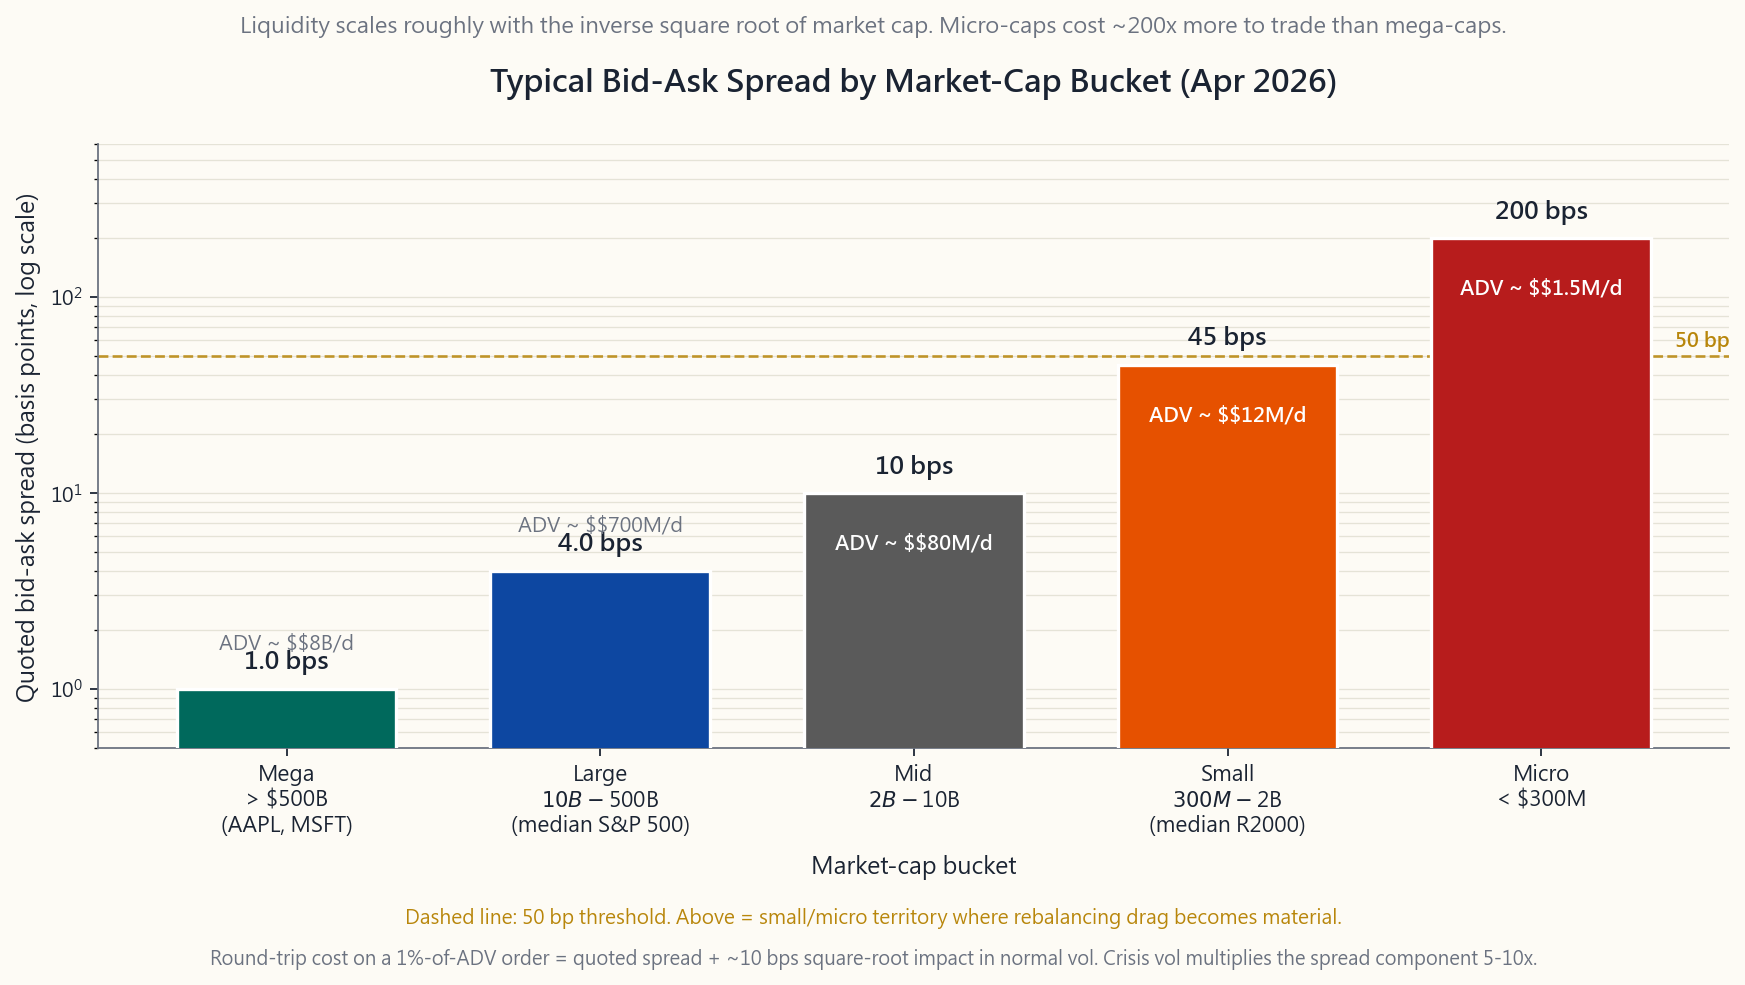

This figure's Python source:
"""Side 26, Sec 2.3 -- Typical bid-ask spreads by market-cap bucket.

Bar chart of representative bid-ask spreads (basis points) across the
five canonical US-listed market-cap buckets, with ADV annotations and
cap-range labels. The 100x gap between mega-caps and micro-caps is the
chart's punchline.

Run:
    uv run python course/image/side26_liquidity_by_size.py
"""

from __future__ import annotations

import sys
from pathlib import Path

import matplotlib.pyplot as plt
import numpy as np

sys.path.insert(0, str(Path(__file__).resolve().parents[2]))
from scripts.chart_helpers import (  # noqa: E402
    PALETTE_LIGHT, apply_cjk_font, render_for_all_locales, style_axes,
)

apply_cjk_font()
OUT_DIR = Path(__file__).parent
BASE = "side26_liquidity_by_size"

# bucket: (typical spread bps, typical ADV $M, midpoint cap $B label idx)
BUCKETS = [
    ("mega",  1.0,    8000.0),
    ("large", 4.0,    700.0),
    ("mid",   10.0,   80.0),
    ("small", 45.0,   12.0),
    ("micro", 200.0,  1.5),
]


LANG_STRINGS = {
    "en": {
        "title": "Typical Bid-Ask Spread by Market-Cap Bucket (Apr 2026)",
        "subtitle": "Liquidity scales roughly with the inverse square root of market cap. Micro-caps cost ~200x more to trade than mega-caps.",
        "ylabel": "Quoted bid-ask spread (basis points, log scale)",
        "xlabel": "Market-cap bucket",
        "buckets": {
            "mega":  "Mega\n> $500B\n(AAPL, MSFT)",
            "large": "Large\n$10B-$500B\n(median S&P 500)",
            "mid":   "Mid\n$2B-$10B",
            "small": "Small\n$300M-$2B\n(median R2000)",
            "micro": "Micro\n< $300M",
        },
        "spread_lbl": "{:.0f} bps",
        "spread_lbl_sub": "{:.1f} bps",
        "adv_lbl": "ADV ~ ${adv}",
        "footer": "Round-trip cost on a 1%-of-ADV order = quoted spread + ~10 bps square-root impact in normal vol. Crisis vol multiplies the spread component 5-10x.",
        "note": "Dashed line: 50 bp threshold. Above = small/micro territory where rebalancing drag becomes material.",
    },
    "hk": {
        "title": "各市值區間的典型買賣價差(2026年4月)",
        "subtitle": "流動性大致與市值的平方根反比。微型股的交易成本約為大型股的 200 倍。",
        "ylabel": "報價買賣價差(基點,對數刻度)",
        "xlabel": "市值區間",
        "buckets": {
            "mega":  "超大型\n> 5,000億美元\n(AAPL, MSFT)",
            "large": "大型\n100億-5,000億\n(S&P 500 中位數)",
            "mid":   "中型\n20億-100億",
            "small": "小型\n3億-20億\n(R2000 中位數)",
            "micro": "微型\n< 3億美元",
        },
        "spread_lbl": "{:.0f} bps",
        "spread_lbl_sub": "{:.1f} bps",
        "adv_lbl": "ADV ~ ${adv}",
        "footer": "1% ADV 訂單的雙向成本 = 報價價差 + 約 10 bps 平方根衝擊(正常波動率)。危機波動率將價差部分放大 5-10 倍。",
        "note": "虛線:50 bp 門檻。以上為小型/微型股範圍,再平衡拖累變得顯著。",
    },
    "tw": {
        "title": "各市值區間的典型買賣價差(2026年4月)",
        "subtitle": "流動性大致與市值的平方根反比。微型股的交易成本約為大型股的 200 倍。",
        "ylabel": "報價買賣價差(基點,對數刻度)",
        "xlabel": "市值區間",
        "buckets": {
            "mega":  "超大型\n> 5,000億美元\n(AAPL, MSFT)",
            "large": "大型\n100億-5,000億\n(S&P 500 中位數)",
            "mid":   "中型\n20億-100億",
            "small": "小型\n3億-20億\n(R2000 中位數)",
            "micro": "微型\n< 3億美元",
        },
        "spread_lbl": "{:.0f} bps",
        "spread_lbl_sub": "{:.1f} bps",
        "adv_lbl": "ADV ~ ${adv}",
        "footer": "1% ADV 訂單的雙向成本 = 報價價差 + 約 10 bps 平方根衝擊(正常波動率)。危機波動率將價差部分放大 5-10 倍。",
        "note": "虛線:50 bp 門檻。以上為小型/微型股範圍,再平衡拖累變得顯著。",
    },
    "cn": {
        "title": "各市值区间的典型买卖价差(2026年4月)",
        "subtitle": "流动性大致与市值的平方根反比。微型股的交易成本约为大型股的 200 倍。",
        "ylabel": "报价买卖价差(基点,对数刻度)",
        "xlabel": "市值区间",
        "buckets": {
            "mega":  "超大型\n> 5,000亿美元\n(AAPL, MSFT)",
            "large": "大型\n100亿-5,000亿\n(S&P 500 中位数)",
            "mid":   "中型\n20亿-100亿",
            "small": "小型\n3亿-20亿\n(R2000 中位数)",
            "micro": "微型\n< 3亿美元",
        },
        "spread_lbl": "{:.0f} bps",
        "spread_lbl_sub": "{:.1f} bps",
        "adv_lbl": "ADV ~ ${adv}",
        "footer": "1% ADV 订单的双向成本 = 报价价差 + 约 10 bps 平方根冲击(正常波动率)。危机波动率将价差部分放大 5-10 倍。",
        "note": "虚线:50 bp 阈值。以上为小型/微型股范围,再平衡拖累变得显著。",
    },
}


def _fmt_adv(adv_m: float) -> str:
    """Format ADV $M as a human label, e.g. 8000 -> '$8B/d', 1.5 -> '$1.5M/d'."""
    if adv_m >= 1000:
        return f"\\${adv_m/1000:.0f}B/d"
    if adv_m >= 100:
        return f"\\${adv_m:.0f}M/d"
    if adv_m >= 10:
        return f"\\${adv_m:.0f}M/d"
    return f"\\${adv_m:.1f}M/d"


def build_fig(s_in):
    s = {k: (v.replace("$", r"\$") if isinstance(v, str) else v) for k, v in s_in.items()}
    P = PALETTE_LIGHT

    fig, ax = plt.subplots(figsize=(11.0, 6.4), dpi=150)
    style_axes(ax)

    keys = [b[0] for b in BUCKETS]
    spreads = [b[1] for b in BUCKETS]
    advs = [b[2] for b in BUCKETS]

    # Color gradient: mega = teal/blue, large = blue, mid = grey, small = orange, micro = red
    colors = [P["teal"], P["blue"], P["grey"], P["orange"], P["red"]]

    x = np.arange(len(keys))
    bars = ax.bar(x, spreads, color=colors, edgecolor="white", linewidth=1.5,
                  width=0.7, zorder=3)

    # Value labels on top of each bar
    for xi, sp in zip(x, spreads):
        if sp >= 5:
            lbl = s["spread_lbl"].format(sp)
        else:
            lbl = s["spread_lbl_sub"].format(sp)
        ax.text(xi, sp * 1.18, lbl, ha="center", va="bottom",
                fontsize=11, weight="bold", color=P["fg"])

    # ADV annotation below bar (inside the bar at top for the small ones)
    for xi, sp, adv in zip(x, spreads, advs):
        adv_lbl_template = s_in["adv_lbl"]  # use raw template for {adv}
        adv_lbl = adv_lbl_template.format(adv=_fmt_adv(adv))
        ax.text(xi, sp * 0.55 if sp >= 8 else sp * 1.7,
                adv_lbl, ha="center", va="center",
                fontsize=9, color="white" if sp >= 8 else P["muted"],
                weight="bold" if sp >= 8 else "normal", style="italic")

    # 50 bp dashed reference line
    ax.axhline(50, color=P["accent"], linewidth=1.2, linestyle="--", alpha=0.85, zorder=2)
    ax.text(len(keys) - 0.4, 56, "50 bp", color=P["accent"], fontsize=9,
            ha="right", style="italic", weight="bold")

    bucket_labels = [s["buckets"][k] for k in keys]
    ax.set_xticks(x)
    ax.set_xticklabels(bucket_labels, fontsize=9.5)
    ax.set_xlabel(s["xlabel"], fontsize=10.5, labelpad=8)
    ax.set_ylabel(s["ylabel"], fontsize=10.5)
    ax.set_yscale("log")
    ax.set_ylim(0.5, 600)
    ax.set_xlim(-0.6, len(keys) - 0.4)

    ax.set_title(s["title"], pad=24, fontsize=14, weight="bold")
    fig.text(0.5, 0.93, s["subtitle"], ha="center",
             fontsize=10.0, color=P["muted"], style="italic")
    fig.text(0.5, 0.06, s["note"], ha="center",
             fontsize=8.8, color=P["accent"], style="italic")
    fig.text(0.5, 0.02, s["footer"], ha="center",
             fontsize=8.5, color=P["muted"], style="italic")

    ax.grid(True, axis="y", color=P["grid"], linewidth=0.6, alpha=0.6, which="both")
    ax.grid(False, axis="x")

    fig.tight_layout(rect=[0, 0.08, 1, 0.92])
    return fig


if __name__ == "__main__":
    paths = render_for_all_locales(BASE, OUT_DIR, build_fig, LANG_STRINGS)
    for p in paths:
        print(f"wrote {p}")
